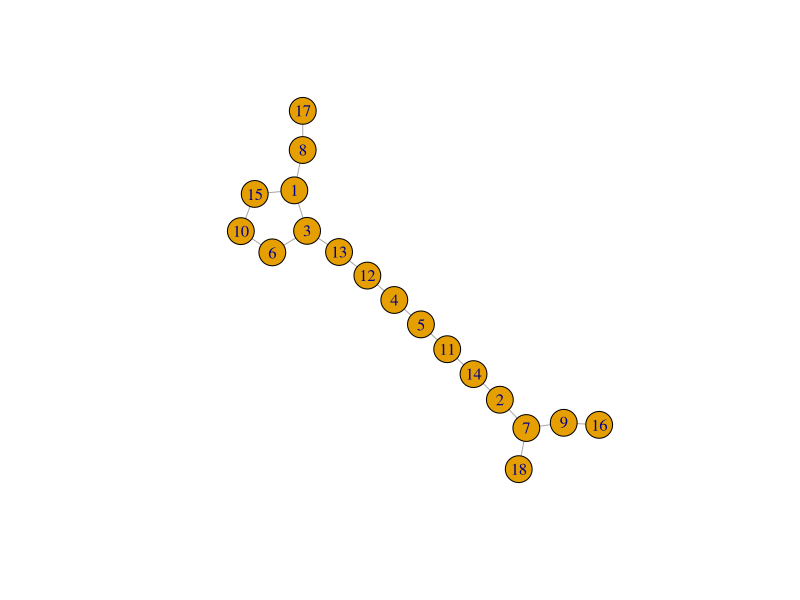
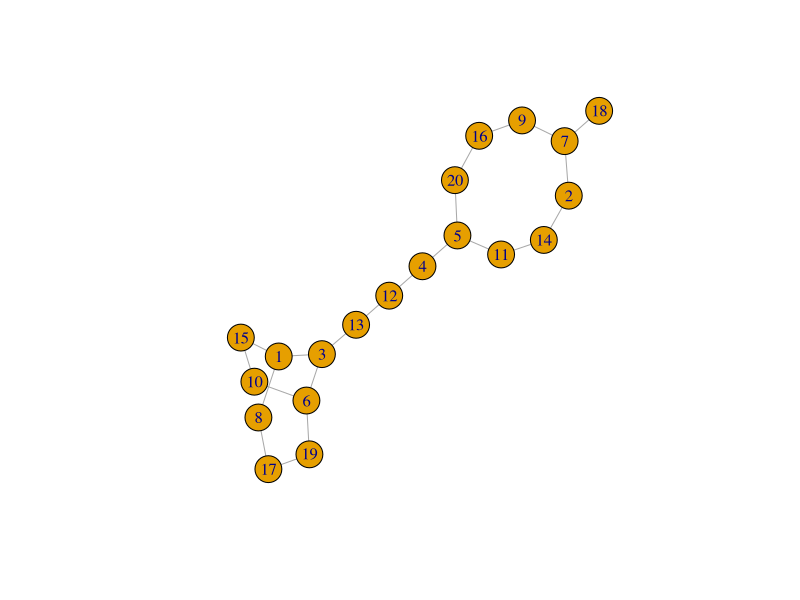
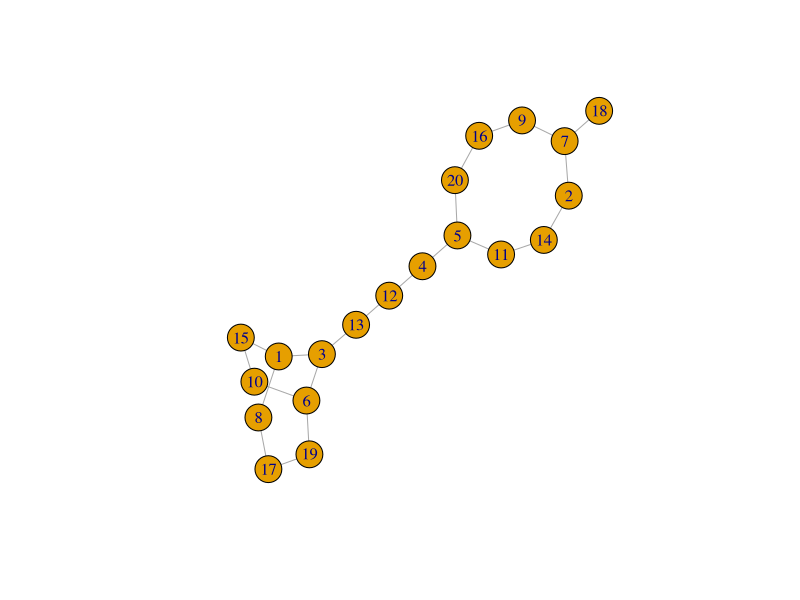
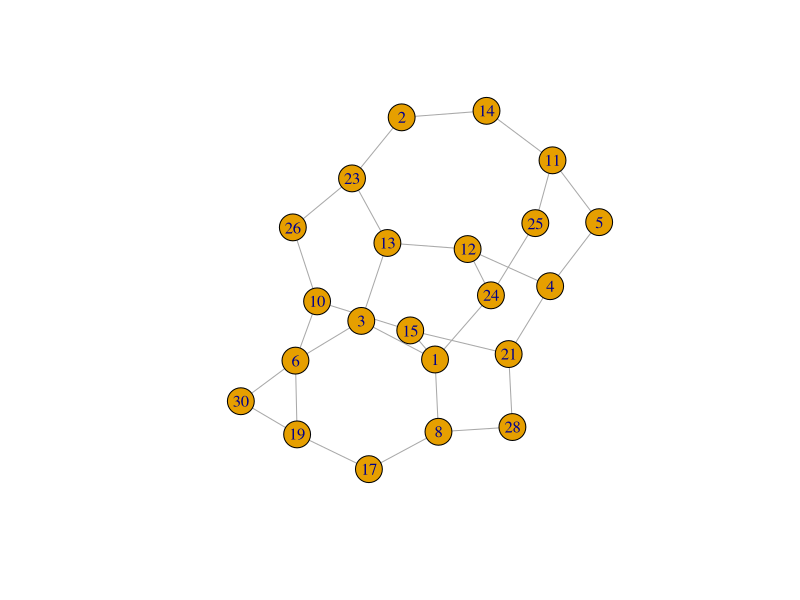

Reproduce these figures in R, in order.
## ---- chunk 1
library(tidyverse)
knitr::opts_chunk$set(echo = TRUE)
## ---- chunk 2
(1:10)^2
## ---- chunk 3
student_pairs <- t(combn(1:18, 2))
tail(student_pairs)
## ---- chunk 4
class(sqrt(25))
class(sqrt(26))
## ---- chunk 5
25 %% 1
25.5 %% 1
## ---- chunk 6
check_ps <- function(n){
  stopifnot(n > 0)
  sqrt(n) %% 1 == 0
}

check_ps(100)
## ---- chunk 7
wanted <- check_ps(apply(student_pairs, 1, sum))
student_pairs <- student_pairs[wanted, ]
student_pairs
## ---- chunk 8
all(1:18 %in% student_pairs)
## ---- chunk 9
suppressPackageStartupMessages(library(igraph))
net <- graph.data.frame(student_pairs, directed = FALSE)
plot(net, layout = layout_components(net))
## ---- chunk 10
gen_pairs <- function(n){
  spairs <- t(combn(1:n, 2))
  wanted <- check_ps(apply(spairs, 1, sum))
  spairs[wanted, ]
}

plot_pairs <- function(spairs){
  net <- graph.data.frame(spairs, directed = FALSE)
  plot(net, layout = layout_components(net))
}

plot_pairs(gen_pairs(20))
## ---- chunk 11
eg1 <- gen_pairs(18)

get_row_idx <- function(mat, vec){
  unique(which(t(apply(mat, 1, function(x) x %in% vec)), arr.ind = TRUE)[, 1])
}

get_unique_pair_idx <- function(mat){
  vec <- as.vector(mat)
  dup <- unique(vec[duplicated(vec)])
  wanted <- setdiff(unique(vec), dup)
  get_row_idx(mat, wanted)
}

find_solution <- function(mat, iter = 100){
  solution <- matrix(nrow = 0, ncol = 2)
  i <- 1
  while(nrow(mat) > 0){
    uniq_row <- get_unique_pair_idx(mat)
    if(length(uniq_row) == 0){
      message("No unique row")
      plot_pairs(mat)
      return(mat)
    }
    up <- mat[uniq_row, ]
    solution <- rbind(solution, up, deparse.level = 0)
    vec <- as.vector(up)
    wanted <- get_row_idx(mat, vec)
    mat <- mat[-wanted,, drop = FALSE]
    if(length(unique(as.vector(mat))) %% 2 != 0){
      message("Odd number remaining")
      plot_pairs(mat)
      return(mat)
    }
    i <- i + 1
    if(i == iter){
      print(solution)
      stop("Too many iterations")
    }
  }
  return(solution)
}

find_solution(eg1)
## ---- chunk 12
eg2 <- gen_pairs(20)
plot_pairs(eg2)
## ---- chunk 13
eg3 <- gen_pairs(30)
find_solution(eg3)
